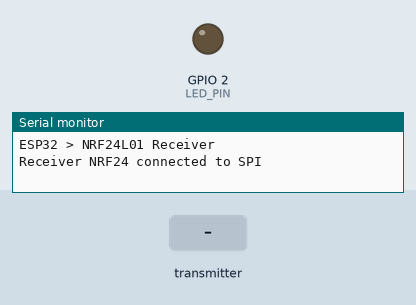
The sketch below on a simulated ESP32. Parts: output pins drawn as LEDs (lit = HIGH), the last lines printed to the serial monitor. The test bench sets the inputs (shaded band). No radio packets arrive unless stated.

Above: at 2.2 s.
2.3 s: the transmitter starts sending buttonState = 1
At 3.3 s:
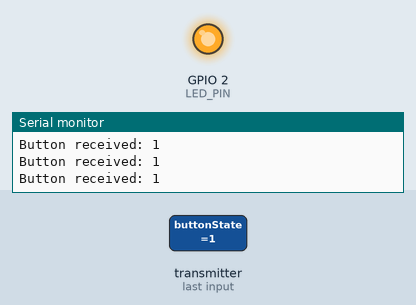
3.8 s: the transmitter starts sending buttonState = 0
At 4.4 s:
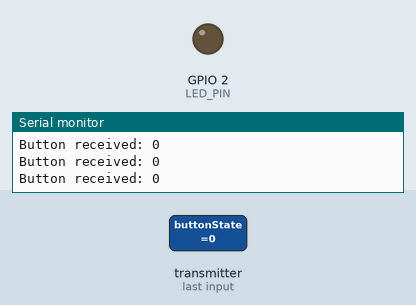
Timing chart, 0 to 6.8 s (numbered marks = the images above; inputs shaded):
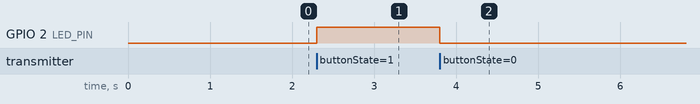

The sketch:

rx_1.0.ino
```cpp
#include <SPI.h>
#include <RF24.h>

#define CE_PIN 4
#define CSN_PIN 5
#define LED_PIN 2   // LED output

bool radioNumber = 1;
const uint8_t pipes[][6] = { "1Node", "2Node" };

RF24 radio(CE_PIN, CSN_PIN);

bool buttonState;

void setup() {

  Serial.begin(115200);
  pinMode(LED_PIN, OUTPUT);

  delay(1000);
  Serial.println("ESP32 > NRF24L01 Receiver");

  radio.begin();

  if (radio.isChipConnected())
    Serial.println("Receiver NRF24 connected to SPI");
  else {
    Serial.println("NRF24 NOT connected");
    while (1);
  }

  radio.setChannel(125);
  radio.setDataRate(RF24_1MBPS);

  if (!radioNumber) {
    radio.openWritingPipe(pipes[0]);
    radio.openReadingPipe(1, pipes[1]);
  } else {
    radio.openWritingPipe(pipes[1]);
    radio.openReadingPipe(1, pipes[0]);
  }

  radio.startListening();
}

void loop() {

  if (radio.available()) {

    radio.read(&buttonState, sizeof(buttonState));

    Serial.print("Button received: ");
    Serial.println(buttonState);

    digitalWrite(LED_PIN, buttonState);
  }
}
```

Measured:
- after the input at 2.3 s, GPIO 2 (LED_PIN): LOW → HIGH at once
- after the input at 3.8 s, GPIO 2 (LED_PIN): HIGH → LOW at once
